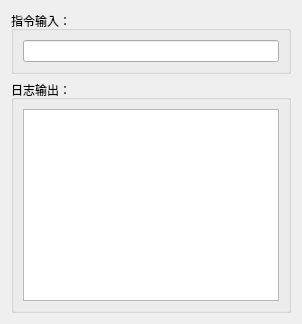
          <widget class="QWidget" name="tab_4">
           <attribute name="title">
            <string>终端</string>
           </attribute>
           <layout class="QVBoxLayout" name="verticalLayout_20">
            <item>
             <layout class="QVBoxLayout" name="verticalLayout_18">
              <item>
               <widget class="QGroupBox" name="groupBox_2">
                <property name="title">
                 <string>指令输入：</string>
                </property>
                <layout class="QVBoxLayout" name="verticalLayout_27">
                 <item>
                  <widget class="QLineEdit" name="lineEdit_terminal"/>
                 </item>
                 <item>
                  <layout class="QVBoxLayout" name="verticalLayout_26"/>
                 </item>
                </layout>
               </widget>
              </item>
              <item>
               <widget class="QGroupBox" name="groupBox_7">
                <property name="title">
                 <string>日志输出：</string>
                </property>
                <layout class="QVBoxLayout" name="verticalLayout_10">
                 <item>
                  <widget class="QTextBrowser" name="textBrowser_terminal">
                   <property name="styleSheet">
                    <string notr="true"/>
                   </property>
                  </widget>
                 </item>
                </layout>
               </widget>
              </item>
             </layout>
            </item>
           </layout>
          </widget>
